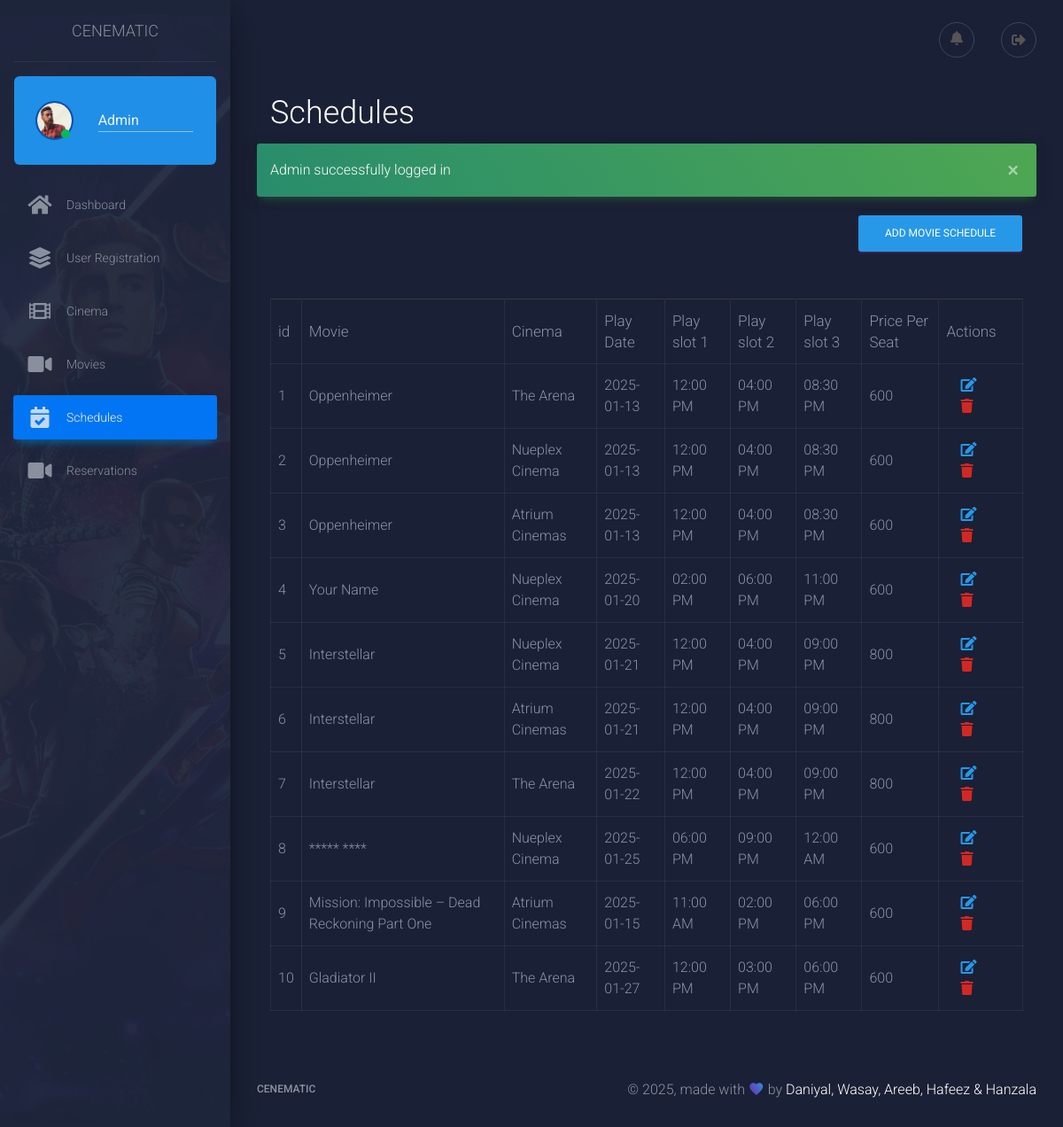
The page /admin/schedule.php (signed in) on the database its author committed.
### tables this page shows
CREATE TABLE `schedules` (
  `id` int(11) NOT NULL,
  `movie_id` int(11) NOT NULL,
  `cinema_id` int(11) NOT NULL,
  `play_date` date NOT NULL,
  `play_slot1` time NOT NULL,
  `play_slot2` time NOT NULL,
  `play_slot3` time NOT NULL,
  `price_per_seat` float NOT NULL DEFAULT 0
);

CREATE TABLE `movies` (
  `id` int(11) NOT NULL,
  `name` text NOT NULL,
  `image` varchar(255) NOT NULL,
  `genre` text NOT NULL,
  `imdb_ratings` float NOT NULL DEFAULT 0,
  `is_upcoming` tinyint(1) NOT NULL DEFAULT 0,
  `release_date` date DEFAULT NULL
);

CREATE TABLE `cinemas` (
  `id` int(11) NOT NULL,
  `name` text DEFAULT NULL,
  `city` text DEFAULT NULL,
  `address` text DEFAULT NULL,
  `seats` int(100) DEFAULT NULL
);

### admin/auth.php (called while the page is built, shortened)
<?php
if(!(isset($_SESSION['admin']))){
    header('Location: ./login.php');
    exit;
}else{
    if(isset($_SESSION['admin'])){
        $admin=unserialize($_SESSION['admin']);
    }else{
        $admin=false;
    }
}
?>

### admin/schedule.php (the view, shortened to what this page needs)
<?php
include  __DIR__."/auth.php";
include __DIR__."/../db.php";
?>
<!doctype html>
<html lang="en">
<head>
    <link rel="stylesheet" href="https://maxcdn.bootstrapcdn.com/font-awesome/latest/css/font-awesome.min.css">
    <link href="../assets/lib/font-awesome-icons/css/all.min.css" rel="stylesheet" />
    <link href="../assets/css/material-dashboard.css?v=2.1.0" rel="stylesheet" />
    <link href="../assets/css/custom.css" type="text/css" rel="stylesheet" />
    <link href="../assets/css/admin.css" type="text/css" rel="stylesheet" />
</head>
<body class="dark-edition">
<div class="wrapper ">
    <div class="sidebar" data-color="primary" data-background-color="black" data-image="./../assets/img/sidebar-5.jpg">
        <?php include __DIR__."/layout/partials/sidebar.php";?>
    </div>
    <div class="main-panel">
        <?php include __DIR__."/layout/partials/header.php";?>
        <div class="content">
            <div class="container-fluid">
                <div class="row mx-0">
                    <div class="col-12 text-white">
                        <h2>Schedules</h2>
                    </div>
                </div>
                <?php
                if(isset($_SESSION['messages'])){
                    $msgs = unserialize($_SESSION['messages']);
                    foreach($msgs as $msg){
                        ?>
                        <p class="alert alert-success alert-dismissible fade show"><?php echo $msg ?>
                            <button type="button" class="close" data-dismiss="alert" aria-label="Close">
                                <span aria-hidden="true">&times;</span>
                            </button></p>
                    <?php }}
                ?>
                <div class="row mx-0">
                    <div class="col-12 text-right">
                        <a href="add-new-schedule.php" class="btn btn-primary">Add Movie Schedule</a>
                    </div>
                </div>
                <?php
                $sql="SELECT schedules.id AS ID, play_slot1, play_slot2, play_slot3, play_date,price_per_seat, movies.name AS movie_name, cinemas.name AS cinema_name FROM ((schedules INNER JOIN movies ON schedules.movie_id=movies.id) LEFT JOIN cinemas ON schedules.cinema_id=cinemas.id)";
                $result=$conn->query($sql);
                    ?>
                <div class="row m-0 mt-5">
                    <div class="col-12">
                        <table class="table table-responsive-sm table-bordered">
                            <thead >
                            <tr class="border-top  border-dark">
                                <th>id</th>
                                <th>Movie</th>
                                <th>Cinema</th>
                                <th>Play Date</th>
                                <th>Play slot 1</th>
                                <th>Play slot 2</th>
                                <th>Play slot 3</th>
                                <th>Price Per Seat</th>
                                <th>Actions</th>
                            </tr>
                            </thead>
                            <tbody>
                            <?php
                            while($schedule=$result->fetch_object()){
                                ?>
                                <tr>
                                    <td><?php echo $schedule->ID ?></td>
                                    <td><?php echo $schedule->movie_name ?></td>
                                    <td><?php echo $schedule->cinema_name ?></td>
                                    <td><?= date("Y-m-d", strtotime($schedule->play_date)) ?></td>
                                    <td><?= date("h:i A", strtotime($schedule->play_slot1)) ?></td>
                                    <td><?= date("h:i A", strtotime($schedule->play_slot2))  ?></td>
                                    <td><?= date("h:i A", strtotime($schedule->play_slot3)) ?></td>
                                    <td><?= $schedule->price_per_seat ?></td>
                                 <td >
                                        <a href="./edit-schedule.php?id=<?php echo $schedule->ID ?>" class="mx-3 text-primary"><i class="fa fa-edit"></i></a>
                                        <a href="#"  class="mx-3 text-danger" data-toggle="modal" data-target="#deleteScheduleModal-<?php echo $schedule->ID ?>"><i class="fa fa-trash"></i></a>
                                    </td>
                                </tr>
                                <?php
                          }
                            ?>
                            </tbody>
                        </table>
                    </div>
                </div>
            </div>
        </div>
        <?php include __DIR__."/layout/partials/footer.php";?>
    </div>
</div>
</body>
</html>

### admin/layout/partials/sidebar.php (shortened to what this page needs)
<?php
include __DIR__."/../../auth.php";
?>
<div class="logo">
                <a href="index.php" class="simple-text logo-normal">
                    Cenematic
                    </a>
            </div>
            <div class="sidebar-wrapper">
                <div class="m-3 rounded profile-card text-white bg-primary text-left">
                    <div class="row m-0">
                        <div class="col-4">
                            <figure class="m-0 user-img online">
                            <img src="./../assets/img/faces/card-profile1-square.jpg" class="img-fluid user-img" alt="image here" style="width: 100px;">
                        </figure>
                        </div>
                        <div class="col-8">
                            <b>
                                <?php
                                if(!$admin){
                                    echo "Guest";
                                }else{
                                    echo  $admin['name'];
                                }
                                ?>
                            </b>
                   <span class="seperator"></span>
                        </div>
                    </div>
                </div>
                <ul class="nav" id="nav">
                    <li class="nav-item ">
                        <a class="nav-link" href="index.php">
                            <i class="fa fa-home"></i>
                            <p>Dashboard</p>
                        </a>
                    </li>
                    <li class="nav-item">
                        <a class="nav-link " href="user-registration.php">
                            <i class="fa fa-layer-group"></i>
                            <p>User Registration</p>
                        </a>
                    </li>
                    <li class="nav-item">
                        <a class="nav-link " href="cinema.php">
                            <i class="fa fa-film"></i>
                            <p>Cinema</p>
                        </a>
                    </li>
                    <li class="nav-item">
                        <a class="nav-link " href="movie.php">
                            <i class="fa fa-video"></i>
                            <p>Movies</p>
                        </a>
                    </li>
                    <li class="nav-item">
                        <a class="nav-link " href="schedule.php">
                            <i class="fa fa-calendar-check"></i>
                            <p>Schedules</p>
                        </a>
                    </li>
                    <li class="nav-item">
                        <a class="nav-link " href="reservation.php">
                            <i class="fa fa-video"></i>
                            <p>Reservations</p>
                        </a>
                    </li>
                </ul>
            </div>

### admin/layout/partials/header.php (shortened to what this page needs)
<nav class="navbar navbar-expand-lg navbar-transparent navbar-absolute fixed-top ">
    <div class="container-fluid">
        <div class="d-inline justify-content-end">
            <ul class="navbar-nav navbar-expand-md">
                <div class=" d-none d-md-none d-sm-none d-lg-flex">
                    <li class="nav-item">
                        <a class="nav-link" href="javascript:void(0)">
                                    <span class="rounded-circle-fa-icon">
                                        <i class="fa fa-bell"></i></span>
                        </a>
                    </li>
                    <li class="nav-item">
                        <a class="nav-link" href="functions/logout.php">
                                    <span class="rounded-circle-fa-icon">
                                        <i class="fas fa-sign-out-alt"></i></span>
                        </a>
                    </li>
                </div>
        </div>
    </div>
</nav>

### admin/layout/partials/footer.php (shortened to what this page needs)
<footer class="footer">
                <div class="container-fluid">
                    <nav class="float-left">
                        <ul>
                            <li>
                                <a href="#">
                                   CENEMATIC
                                    </a>
                            </li>
                        </ul>
                    </nav>
                    <div class="copyright float-right">
                        &copy;
                        , made with <i class="material-icons">favorite</i> by
                        <a href="#">Daniyal, Wasay, Areeb, Hafeez & Hanzala</a>
                    </div>
                </div>
            </footer>

### assets/css/custom.css (style rules this page uses)
.rounded-circle-fa-icon { display:flex; justify-content: center; align-items: center; width:40px; height: 40px; border: 1px solid #3C4858; border-radius: 50%; }
.rounded-circle-fa-icon i { margin:0px!important; top:-2px!important; font-size:1rem!important; }
.sidebar .sidebar-wrapper .profile-card { height: 100px; display: flex; flex-direction: row; justify-content: center; }
.sidebar .sidebar-wrapper .profile-card .col-8 { display: flex; flex-direction:column; justify-content: center; }
.sidebar .sidebar-wrapper .profile-card .col-4 { display:flex; flex-direction: column; align-items: center; justify-content: center; }
.sidebar .sidebar-wrapper .profile-card .col-4 .user-img img { width:50px; height: 40px; border-radius: 50%; outline:2px solid rgba(1, 47, 146, 0.651) }
.sidebar .sidebar-wrapper .profile-card .col-4 .user-img { position: relative; }
.sidebar .sidebar-wrapper .profile-card .col-4 .user-img.online::after { content:''; height: 10px; width: 10px; background-color: rgb(7, 196, 92); border-radius: 50%; display: inline-block; position: absolute; bottom:0; left:70%; }
.seperator { width:100%; border-top:1px solid rgba(255, 255, 255, 0.562); }

### rows shown on the page
schedules: id "1", movie.name "Oppenheimer", cinema.name "The Arena", play_date "2025-01-13", play_slot1 "12:00 PM", play_slot2 "04:00 PM", play_slot3 "08:30 PM", price_per_seat "600"
schedules: id "2", movie.name "Oppenheimer", cinema.name "Nueplex Cinema", play_date "2025-01-13", play_slot1 "12:00 PM", play_slot2 "04:00 PM", play_slot3 "08:30 PM", price_per_seat "600"
schedules: id "3", movie.name "Oppenheimer", cinema.name "Atrium Cinemas", play_date "2025-01-13", play_slot1 "12:00 PM", play_slot2 "04:00 PM", play_slot3 "08:30 PM", price_per_seat "600"
schedules: id "4", movie.name "Your Name", cinema.name "Nueplex Cinema", play_date "2025-01-20", play_slot1 "02:00 PM", play_slot2 "06:00 PM", play_slot3 "11:00 PM", price_per_seat "600"
schedules: id "5", movie.name "Interstellar", cinema.name "Nueplex Cinema", play_date "2025-01-21", play_slot1 "12:00 PM", play_slot2 "04:00 PM", play_slot3 "09:00 PM", price_per_seat "800"
schedules: id "6", movie.name "Interstellar", cinema.name "Atrium Cinemas", play_date "2025-01-21", play_slot1 "12:00 PM", play_slot2 "04:00 PM", play_slot3 "09:00 PM", price_per_seat "800"
schedules: id "7", movie.name "Interstellar", cinema.name "The Arena", play_date "2025-01-22", play_slot1 "12:00 PM", play_slot2 "04:00 PM", play_slot3 "09:00 PM", price_per_seat "800"
schedules: id "8", movie.name "***** ****", cinema.name "Nueplex Cinema", play_date "2025-01-25", play_slot1 "06:00 PM", play_slot2 "09:00 PM", play_slot3 "12:00 AM", price_per_seat "600"
schedules: id "9", movie.name "Mission: Impossible – Dead Reckoning Part One", cinema.name "Atrium Cinemas", play_date "2025-01-15", play_slot1 "11:00 AM", play_slot2 "02:00 PM", play_slot3 "06:00 PM", price_per_seat "600"
schedules: id "10", movie.name "Gladiator II", cinema.name "The Arena", play_date "2025-01-27", play_slot1 "12:00 PM", play_slot2 "03:00 PM", play_slot3 "06:00 PM", price_per_seat "600"

### other values the page prints
$admin['name'] "Admin"
$msg "Admin successfully logged in"
